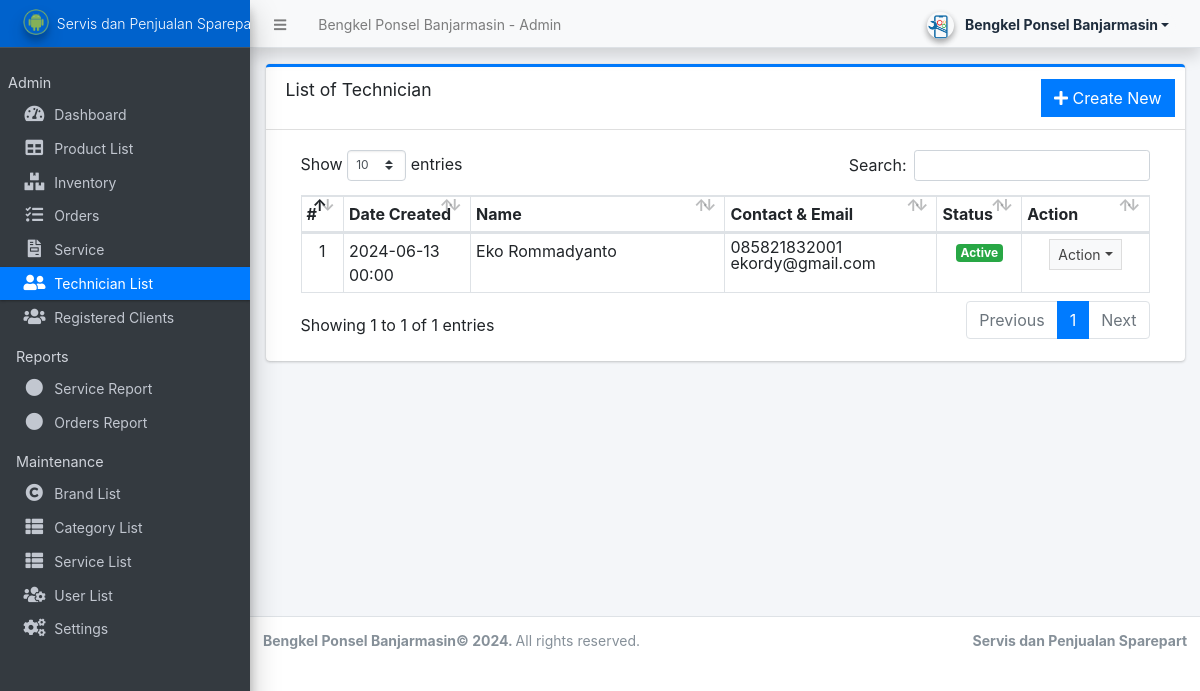
Page /admin/?page=mechanics (signed in) on the committed database.
### tables this page shows
CREATE TABLE `mechanics_list` (
  `id` int(30) NOT NULL,
  `name` text NOT NULL,
  `contact` varchar(50) NOT NULL,
  `email` varchar(150) NOT NULL,
  `status` tinyint(1) NOT NULL DEFAULT 1,
  `date_created` datetime NOT NULL DEFAULT current_timestamp()
);

### admin/mechanics/index.php (the view, shortened to what this page needs)
<div class="card card-outline card-primary">
	<div class="card-header">
		<h3 class="card-title">List of Technician</h3>
		<div class="card-tools">
			<a href="?page=mechanics/manage_mechanic" class="btn btn-flat btn-primary"><span class="fas fa-plus"></span>  Create New</a>
		</div>
	</div>
	<div class="card-body">
		<div class="container-fluid">
        <div class="container-fluid">
			<table class="table table-bordered table-stripped">
				<colgroup>
					<col width="5%">
					<col width="15%">
					<col width="30%">
					<col width="25%">
					<col width="10%">
					<col width="15%">
				</colgroup>
				<thead>
					<tr>
						<th>#</th>
						<th>Date Created</th>
						<th>Name</th>
						<th>Contact & Email</th>
						<th>Status</th>
						<th>Action</th>
					</tr>
				</thead>
				<tbody>
					<?php
					$i = 1;
						$qry = $conn->query("SELECT * from `mechanics_list` order by (`name`) asc ");
						while($row = $qry->fetch_assoc()):
							foreach($row as $k=> $v){
								$row[$k] = trim(stripslashes($v));
							}
					?>
						<tr>
							<td class="text-center"><?php echo $i++; ?></td>
							<td><?php echo date("Y-m-d H:i",strtotime($row['date_created'])) ?></td>
							<td><?php echo ucwords($row['name']) ?></td>
							<td>
								<p class="m-0 lh-1">
								<?php echo $row['contact'] ?> <br>
								<?php echo $row['email'] ?>
								</p>
							</td>
							<td class="text-center">
                                <?php if($row['status'] == 1): ?>
                                    <span class="badge badge-success">Active</span>
                                <?php else: ?>
                                    <span class="badge badge-danger">Inactive</span>
                                <?php endif; ?>
                            </td>
							<td align="center">
								 <button type="button" class="btn btn-flat btn-default btn-sm dropdown-toggle dropdown-icon" data-toggle="dropdown">
				                  		Action
				                  </button>
							</td>
						</tr>
					<?php endwhile; ?>
				</tbody>
			</table>
		</div>
		</div>
	</div>
</div>

### rows in the picture
mechanics_list: date_created "2024-06-13 00:00", name "Eko Rommadyanto", contact "085821832001", email "ekordy@gmail.com", status "Active"

### other values in the picture
$_settings->info('name') "Bengkel Ponsel Banjarmasin"
$_settings->userdata('firstname').' '.$_settings->userdata('lastname') "Bengkel Ponsel Banjarmasin"
$_settings->info('short_name') "Servis dan Penjualan…"
$_settings->info('short_name') "Servis dan Penjualan Sparepart"
